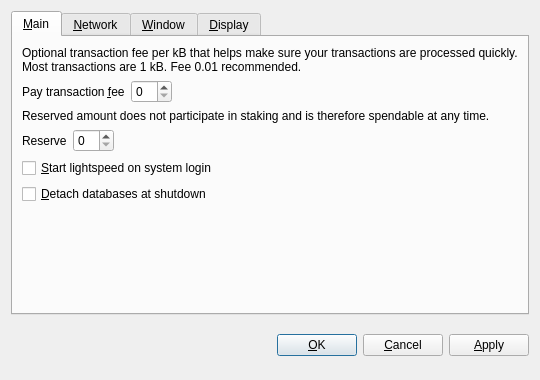
<?xml version="1.0" encoding="UTF-8"?>
<ui version="4.0">
 <class>OptionsDialog</class>
 <widget class="QDialog" name="OptionsDialog">
  <property name="geometry">
   <rect>
    <x>0</x>
    <y>0</y>
    <width>540</width>
    <height>380</height>
   </rect>
  </property>
  <property name="windowTitle">
   <string>Options</string>
  </property>
  <property name="modal">
   <bool>true</bool>
  </property>
  <layout class="QVBoxLayout" name="verticalLayout">
   <item>
    <widget class="QTabWidget" name="tabWidget">
     <property name="tabPosition">
      <enum>QTabWidget::North</enum>
     </property>
     <property name="currentIndex">
      <number>0</number>
     </property>
     <widget class="QWidget" name="tabMain">
      <attribute name="title">
       <string>&amp;Main</string>
      </attribute>
      <layout class="QVBoxLayout" name="verticalLayout_Main">
       <item>
        <widget class="QLabel" name="transactionFeeInfoLabel">
         <property name="text">
          <string>Optional transaction fee per kB that helps make sure your transactions are processed quickly. Most transactions are 1 kB. Fee 0.01 recommended.</string>
         </property>
         <property name="textFormat">
          <enum>Qt::PlainText</enum>
         </property>
         <property name="wordWrap">
          <bool>true</bool>
         </property>
        </widget>
       </item>
       <item>
        <layout class="QHBoxLayout" name="horizontalLayoutFee">
         <item>
          <widget class="QLabel" name="transactionFeeLabel">
           <property name="text">
            <string>Pay transaction &amp;fee</string>
           </property>
           <property name="textFormat">
            <enum>Qt::PlainText</enum>
           </property>
           <property name="buddy">
            <cstring>transactionFee</cstring>
           </property>
          </widget>
         </item>
         <item>
          <widget class="lightspeedAmountField" name="transactionFee"/>
         </item>
         <item>
          <spacer name="horizontalSpacerFee">
           <property name="orientation">
            <enum>Qt::Horizontal</enum>
           </property>
           <property name="sizeHint" stdset="0">
            <size>
             <width>40</width>
             <height>20</height>
            </size>
           </property>
          </spacer>
         </item>
        </layout>
       </item>
       <item>
        <widget class="QLabel" name="reserveBalanceInfoLabel">
         <property name="text">
          <string>Reserved amount does not participate in staking and is therefore spendable at any time.</string>
         </property>
         <property name="textFormat">
          <enum>Qt::PlainText</enum>
         </property>
         <property name="wordWrap">
          <bool>true</bool>
         </property>
        </widget>
       </item>
       <item>
        <layout class="QHBoxLayout" name="horizontalLayoutReserveBalance">
         <item>
          <widget class="QLabel" name="reserveBalanceLabel">
           <property name="text">
            <string>Reserve</string>
           </property>
           <property name="textFormat">
            <enum>Qt::PlainText</enum>
           </property>
           <property name="buddy">
            <cstring>reserveBalance</cstring>
           </property>
          </widget>
         </item>
         <item>
          <widget class="lightspeedAmountField" name="reserveBalance"/>
         </item>
         <item>
          <spacer name="horizontalSpacerReserveBalance">
           <property name="orientation">
            <enum>Qt::Horizontal</enum>
           </property>
           <property name="sizeHint" stdset="0">
            <size>
             <width>40</width>
             <height>20</height>
            </size>
           </property>
          </spacer>
         </item>
        </layout>
       </item>
       <item>
        <widget class="QCheckBox" name="lightspeedAtStartup">
         <property name="toolTip">
          <string>Automatically start lightspeed after logging in to the system.</string>
         </property>
         <property name="text">
          <string>&amp;Start lightspeed on system login</string>
         </property>
        </widget>
       </item>
       <item>
        <widget class="QCheckBox" name="detachDatabases">
         <property name="toolTip">
          <string>Detach block and address databases at shutdown. This means they can be moved to another data directory, but it slows down shutdown. The wallet is always detached.</string>
         </property>
         <property name="text">
          <string>&amp;Detach databases at shutdown</string>
         </property>
        </widget>
       </item>
       <item>
        <spacer name="verticalSpacer_Main">
         <property name="orientation">
          <enum>Qt::Vertical</enum>
         </property>
         <property name="sizeHint" stdset="0">
          <size>
           <width>20</width>
           <height>40</height>
          </size>
         </property>
        </spacer>
       </item>
      </layout>
     </widget>
     <widget class="QWidget" name="tabNetwork">
      <attribute name="title">
       <string>&amp;Network</string>
      </attribute>
      <layout class="QVBoxLayout" name="verticalLayout_Network">
       <item>
        <widget class="QCheckBox" name="mapPortUpnp">
         <property name="toolTip">
          <string>Automatically open the lightspeed client port on the router. This only works when your router supports UPnP and it is enabled.</string>
         </property>
         <property name="text">
          <string>Map port using &amp;UPnP</string>
         </property>
        </widget>
       </item>
       <item>
        <widget class="QCheckBox" name="connectSocks">
         <property name="toolTip">
          <string>Connect to the lightspeed network through a SOCKS proxy (e.g. when connecting through Tor).</string>
         </property>
         <property name="text">
          <string>&amp;Connect through SOCKS proxy:</string>
         </property>
        </widget>
       </item>
       <item>
        <layout class="QHBoxLayout" name="horizontalLayout_Network">
         <item>
          <widget class="QLabel" name="proxyIpLabel">
           <property name="text">
            <string>Proxy &amp;IP:</string>
           </property>
           <property name="textFormat">
            <enum>Qt::PlainText</enum>
           </property>
           <property name="buddy">
            <cstring>proxyIp</cstring>
           </property>
          </widget>
         </item>
         <item>
          <widget class="QValidatedLineEdit" name="proxyIp">
           <property name="maximumSize">
            <size>
             <width>140</width>
             <height>16777215</height>
            </size>
           </property>
           <property name="toolTip">
            <string>IP address of the proxy (e.g. 127.0.0.1)</string>
           </property>
          </widget>
         </item>
         <item>
          <widget class="QLabel" name="proxyPortLabel">
           <property name="text">
            <string>&amp;Port:</string>
           </property>
           <property name="textFormat">
            <enum>Qt::PlainText</enum>
           </property>
           <property name="buddy">
            <cstring>proxyPort</cstring>
           </property>
          </widget>
         </item>
         <item>
          <widget class="QLineEdit" name="proxyPort">
           <property name="maximumSize">
            <size>
             <width>55</width>
             <height>16777215</height>
            </size>
           </property>
           <property name="toolTip">
            <string>Port of the proxy (e.g. 9050)</string>
           </property>
          </widget>
         </item>
         <item>
          <widget class="QLabel" name="socksVersionLabel">
           <property name="text">
            <string>SOCKS &amp;Version:</string>
           </property>
           <property name="textFormat">
            <enum>Qt::PlainText</enum>
           </property>
           <property name="buddy">
            <cstring>socksVersion</cstring>
           </property>
          </widget>
         </item>
         <item>
          <widget class="QValueComboBox" name="socksVersion">
           <property name="toolTip">
            <string>SOCKS version of the proxy (e.g. 5)</string>
           </property>
          </widget>
         </item>
         <item>
          <spacer name="horizontalSpacer_Network">
           <property name="orientation">
            <enum>Qt::Horizontal</enum>
           </property>
           <property name="sizeHint" stdset="0">
            <size>
             <width>40</width>
             <height>20</height>
            </size>
           </property>
          </spacer>
         </item>
        </layout>
       </item>
       <item>
        <spacer name="verticalSpacer_Network">
         <property name="orientation">
          <enum>Qt::Vertical</enum>
         </property>
         <property name="sizeHint" stdset="0">
          <size>
           <width>20</width>
           <height>40</height>
          </size>
         </property>
        </spacer>
       </item>
      </layout>
     </widget>
     <widget class="QWidget" name="tabWindow">
      <attribute name="title">
       <string>&amp;Window</string>
      </attribute>
      <layout class="QVBoxLayout" name="verticalLayout_Window">
       <item>
        <widget class="QCheckBox" name="minimizeToTray">
         <property name="toolTip">
          <string>Show only a tray icon after minimizing the window.</string>
         </property>
         <property name="text">
          <string>&amp;Minimize to the tray instead of the taskbar</string>
         </property>
        </widget>
       </item>
       <item>
        <widget class="QCheckBox" name="minimizeOnClose">
         <property name="toolTip">
          <string>Minimize instead of exit the application when the window is closed. When this option is enabled, the application will be closed only after selecting Quit in the menu.</string>
         </property>
         <property name="text">
          <string>M&amp;inimize on close</string>
         </property>
        </widget>
       </item>
       <item>
        <spacer name="verticalSpacer_Window">
         <property name="orientation">
          <enum>Qt::Vertical</enum>
         </property>
         <property name="sizeHint" stdset="0">
          <size>
           <width>20</width>
           <height>40</height>
          </size>
         </property>
        </spacer>
       </item>
      </layout>
     </widget>
     <widget class="QWidget" name="tabDisplay">
      <attribute name="title">
       <string>&amp;Display</string>
      </attribute>
      <layout class="QVBoxLayout" name="verticalLayout_Display">
       <item>
        <layout class="QHBoxLayout" name="horizontalLayout_1_Display">
         <item>
          <widget class="QLabel" name="langLabel">
           <property name="text">
            <string>User Interface &amp;language:</string>
           </property>
           <property name="textFormat">
            <enum>Qt::PlainText</enum>
           </property>
           <property name="buddy">
            <cstring>lang</cstring>
           </property>
          </widget>
         </item>
         <item>
          <widget class="QValueComboBox" name="lang">
           <property name="toolTip">
            <string>The user interface language can be set here. This setting will take effect after restarting lightspeed.</string>
           </property>
          </widget>
         </item>
        </layout>
       </item>
       <item>
        <layout class="QHBoxLayout" name="horizontalLayout_2_Display">
         <item>
          <widget class="QLabel" name="unitLabel">
           <property name="text">
            <string>&amp;Unit to show amounts in:</string>
           </property>
           <property name="textFormat">
            <enum>Qt::PlainText</enum>
           </property>
           <property name="buddy">
            <cstring>unit</cstring>
           </property>
          </widget>
         </item>
         <item>
          <widget class="QValueComboBox" name="unit">
           <property name="toolTip">
            <string>Choose the default subdivision unit to show in the interface and when sending coins.</string>
           </property>
          </widget>
         </item>
        </layout>
       </item>
       <item>
        <widget class="QCheckBox" name="displayAddresses">
         <property name="toolTip">
          <string>Whether to show lightspeed addresses in the transaction list or not.</string>
         </property>
         <property name="text">
          <string>&amp;Display addresses in transaction list</string>
         </property>
        </widget>
       </item>
       <item>
        <widget class="QCheckBox" name="coinControlFeatures">
         <property name="toolTip">
          <string>Whether to show coin control features or not.</string>
         </property>
         <property name="text">
          <string>Display coin &amp;control features (experts only!)</string>
         </property>
        </widget>
       </item>
       <item>
        <spacer name="verticalSpacer_Display">
         <property name="orientation">
          <enum>Qt::Vertical</enum>
         </property>
         <property name="sizeHint" stdset="0">
          <size>
           <width>20</width>
           <height>40</height>
          </size>
         </property>
        </spacer>
       </item>
      </layout>
     </widget>
    </widget>
   </item>
   <item>
    <layout class="QHBoxLayout" name="horizontalLayout_Buttons">
     <item>
      <spacer name="horizontalSpacer_1">
       <property name="orientation">
        <enum>Qt::Horizontal</enum>
       </property>
       <property name="sizeHint" stdset="0">
        <size>
         <width>40</width>
         <height>48</height>
        </size>
       </property>
      </spacer>
     </item>
     <item>
      <widget class="QLabel" name="statusLabel">
       <property name="font">
        <font>
         <weight>75</weight>
         <bold>true</bold>
        </font>
       </property>
       <property name="text">
        <string/>
       </property>
       <property name="textFormat">
        <enum>Qt::PlainText</enum>
       </property>
       <property name="wordWrap">
        <bool>true</bool>
       </property>
      </widget>
     </item>
     <item>
      <spacer name="horizontalSpacer_2">
       <property name="orientation">
        <enum>Qt::Horizontal</enum>
       </property>
       <property name="sizeHint" stdset="0">
        <size>
         <width>40</width>
         <height>48</height>
        </size>
       </property>
      </spacer>
     </item>
     <item>
      <widget class="QPushButton" name="okButton">
       <property name="text">
        <string>&amp;OK</string>
       </property>
      </widget>
     </item>
     <item>
      <widget class="QPushButton" name="cancelButton">
       <property name="text">
        <string>&amp;Cancel</string>
       </property>
       <property name="autoDefault">
        <bool>false</bool>
       </property>
      </widget>
     </item>
     <item>
      <widget class="QPushButton" name="applyButton">
       <property name="text">
        <string>&amp;Apply</string>
       </property>
       <property name="autoDefault">
        <bool>false</bool>
       </property>
      </widget>
     </item>
    </layout>
   </item>
  </layout>
 </widget>
 <customwidgets>
  <customwidget>
   <class>lightspeedAmountField</class>
   <extends>QSpinBox</extends>
   <header>lightspeedamountfield.h</header>
  </customwidget>
  <customwidget>
   <class>QValueComboBox</class>
   <extends>QComboBox</extends>
   <header>qvaluecombobox.h</header>
  </customwidget>
  <customwidget>
   <class>QValidatedLineEdit</class>
   <extends>QLineEdit</extends>
   <header>qvalidatedlineedit.h</header>
  </customwidget>
 </customwidgets>
 <resources/>
 <connections/>
</ui>
